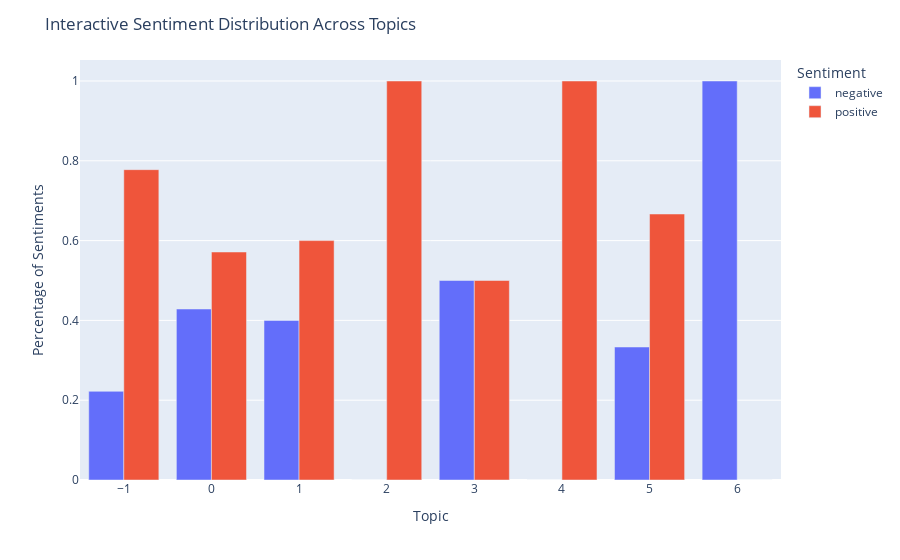

Here is the notebook cell this chart was saved with:
### Code cell
# Group by topic and calculate the sentiment distribution
topic_sentiment_corr = merged_df.groupby('Topic')['sentiment_category'].value_counts(normalize=True).unstack(fill_value=0)

# Converting the DataFrame to a format suitable for Plotly
df_for_plotly = topic_sentiment_corr.reset_index().melt(id_vars='Topic', var_name='Sentiment', value_name='Percentage')

# Creating an interactive bar chart
fig = px.bar(df_for_plotly, x='Topic', y='Percentage', color='Sentiment', barmode='group')
fig.update_layout(title='Interactive Sentiment Distribution Across Topics',
                  xaxis_title='Topic',
                  yaxis_title='Percentage of Sentiments',
                  legend_title='Sentiment')
fig.show()

### Figure 1 — Plotly figure (JSON) as saved in the notebook; plotly's stock layout.template omitted (floating-point values rounded to 4 significant figures)
{"data": [{"alignmentgroup": "True", "hovertemplate": "Sentiment=negative<br>Topic=%{x}<br>Percentage=%{y}<extra></extra>", "legendgroup": "negative", "marker": {"color": "#636efa", "pattern": {"shape": ""}}, "name": "negative", "offsetgroup": "negative", "orientation": "v", "showlegend": true, "textposition": "auto", "type": "bar", "x": [-1, 0, 1, 2, 3, 4, 5, 6], "xaxis": "x", "y": [0.2222, 0.4286, 0.4, 0, 0.5, 0, 0.3333, 1], "yaxis": "y"}, {"alignmentgroup": "True", "hovertemplate": "Sentiment=positive<br>Topic=%{x}<br>Percentage=%{y}<extra></extra>", "legendgroup": "positive", "marker": {"color": "#EF553B", "pattern": {"shape": ""}}, "name": "positive", "offsetgroup": "positive", "orientation": "v", "showlegend": true, "textposition": "auto", "type": "bar", "x": [-1, 0, 1, 2, 3, 4, 5, 6], "xaxis": "x", "y": [0.7778, 0.5714, 0.6, 1, 0.5, 1, 0.6667, 0], "yaxis": "y"}], "layout": {"barmode": "group", "legend": {"title": {"text": "Sentiment"}, "tracegroupgap": 0}, "margin": {"t": 60}, "title": {"text": "Interactive Sentiment Distribution Across Topics"}, "xaxis": {"anchor": "y", "domain": [0, 1], "title": {"text": "Topic"}}, "yaxis": {"anchor": "x", "domain": [0, 1], "title": {"text": "Percentage of Sentiments"}}}}
